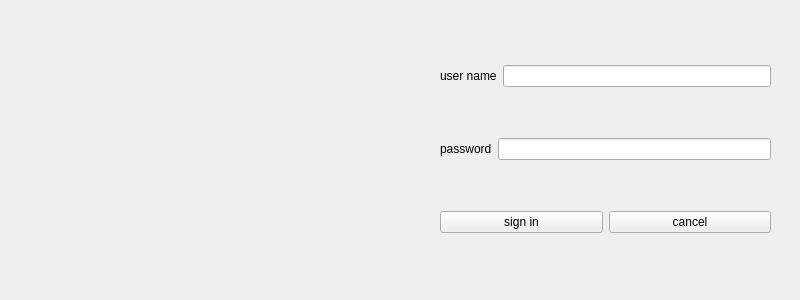
<?xml version="1.0" encoding="UTF-8"?>
<ui version="4.0">
 <class>nmuserin</class>
 <widget class="QWidget" name="nmuserin">
  <property name="geometry">
   <rect>
    <x>0</x>
    <y>0</y>
    <width>800</width>
    <height>300</height>
   </rect>
  </property>
  <property name="windowTitle">
   <string>Form</string>
  </property>
  <widget class="QWidget" name="layoutWidget">
   <property name="geometry">
    <rect>
     <x>440</x>
     <y>20</y>
     <width>331</width>
     <height>261</height>
    </rect>
   </property>
   <layout class="QVBoxLayout" name="verticalLayout">
    <item>
     <layout class="QHBoxLayout" name="horizontalLayout">
      <item>
       <widget class="QLabel" name="inunl">
        <property name="text">
         <string>user name</string>
        </property>
       </widget>
      </item>
      <item>
       <widget class="QLineEdit" name="nminnameline"/>
      </item>
     </layout>
    </item>
    <item>
     <layout class="QHBoxLayout" name="horizontalLayout_2">
      <item>
       <widget class="QLabel" name="inpl">
        <property name="text">
         <string>password</string>
        </property>
       </widget>
      </item>
      <item>
       <widget class="QLineEdit" name="nminpasswdline"/>
      </item>
     </layout>
    </item>
    <item>
     <layout class="QHBoxLayout" name="horizontalLayout_3">
      <item>
       <widget class="QPushButton" name="nminbtn">
        <property name="text">
         <string>sign in</string>
        </property>
       </widget>
      </item>
      <item>
       <widget class="QPushButton" name="nminclbtn">
        <property name="text">
         <string>cancel</string>
        </property>
       </widget>
      </item>
     </layout>
    </item>
   </layout>
  </widget>
  <widget class="QLabel" name="caml">
   <property name="geometry">
    <rect>
     <x>30</x>
     <y>30</y>
     <width>320</width>
     <height>240</height>
    </rect>
   </property>
   <property name="text">
    <string/>
   </property>
  </widget>
 </widget>
 <resources/>
 <connections/>
</ui>
